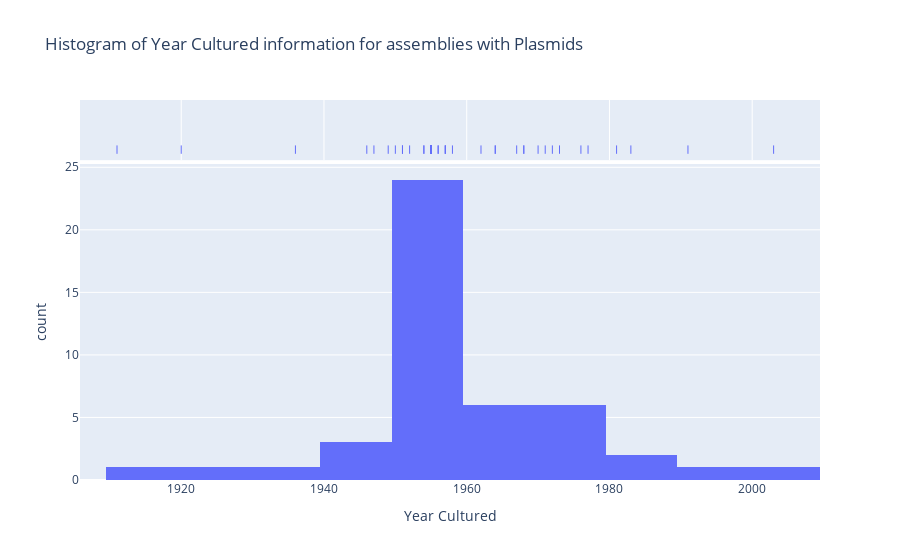

Notebook code cell kept with this figure:
### Code cell
# histogram of years for bugs w/ plasmids
px.histogram(
    df.loc[df['Location'].str.contains("Plasmid")].drop_duplicates(subset=['Accession_Number']),
    x="Year_Cultured",
    labels={'Year_Cultured':'Year Cultured'}, 
    title="Histogram of Year Cultured information for assemblies with Plasmids",
    marginal="rug"
)

### Figure 1 — Plotly figure (JSON) as saved in the notebook; plotly's stock layout.template omitted (floating-point values rounded to 4 significant figures)
{"data": [{"alignmentgroup": "True", "bingroup": "x", "hovertemplate": "Year Cultured=%{x}<br>count=%{y}<extra></extra>", "legendgroup": "", "marker": {"color": "#636efa", "pattern": {"shape": ""}}, "name": "", "offsetgroup": "", "orientation": "v", "showlegend": false, "type": "histogram", "x": [1911, 1920, 1947, 1983, 1950, 1955, 1955, 1955, 1954, 1955, 1955, 1955, 1955, 1955, 1955, 1955, 1955, 1946, 1956, 1954, 1957, 1958, 1964, 1956, 1967, 1957, 1955, 1970, 1968, 1936, 1972, 1951, 1968, 1971, 1976, 1949, 1977, 1973, 1981, 1962, 1952, 1964, 1951, 1957, 1991, 2003], "xaxis": "x", "yaxis": "y"}, {"alignmentgroup": "True", "boxpoints": "all", "fillcolor": "rgba(255,255,255,0)", "hoveron": "points", "hovertemplate": "Year Cultured=%{x}<extra></extra>", "jitter": 0, "legendgroup": "", "line": {"color": "rgba(255,255,255,0)"}, "marker": {"color": "#636efa", "symbol": "line-ns-open"}, "name": "", "offsetgroup": "", "showlegend": false, "type": "box", "x": [1911, 1920, 1947, 1983, 1950, 1955, 1955, 1955, 1954, 1955, 1955, 1955, 1955, 1955, 1955, 1955, 1955, 1946, 1956, 1954, 1957, 1958, 1964, 1956, 1967, 1957, 1955, 1970, 1968, 1936, 1972, 1951, 1968, 1971, 1976, 1949, 1977, 1973, 1981, 1962, 1952, 1964, 1951, 1957, 1991, 2003], "xaxis": "x2", "yaxis": "y2"}], "layout": {"autosize": true, "barmode": "relative", "legend": {"tracegroupgap": 0}, "title": {"text": "Histogram of Year Cultured information for assemblies with Plasmids"}, "xaxis": {"anchor": "y", "autorange": true, "domain": [0, 1], "range": [1906.0, 2010.0], "title": {"text": "Year Cultured"}, "type": "linear"}, "xaxis2": {"anchor": "y2", "autorange": true, "domain": [0, 1], "matches": "x", "range": [1906.0, 2010.0], "showgrid": true, "showticklabels": false, "type": "linear"}, "yaxis": {"anchor": "x", "autorange": true, "domain": [0, 0.8316], "range": [0, 25.26], "title": {"text": "count"}}, "yaxis2": {"anchor": "x2", "autorange": true, "domain": [0.8416, 1], "matches": "y2", "range": [-0.6176, 0.5], "showgrid": false, "showline": false, "showticklabels": false, "ticks": "", "type": "category"}}}
